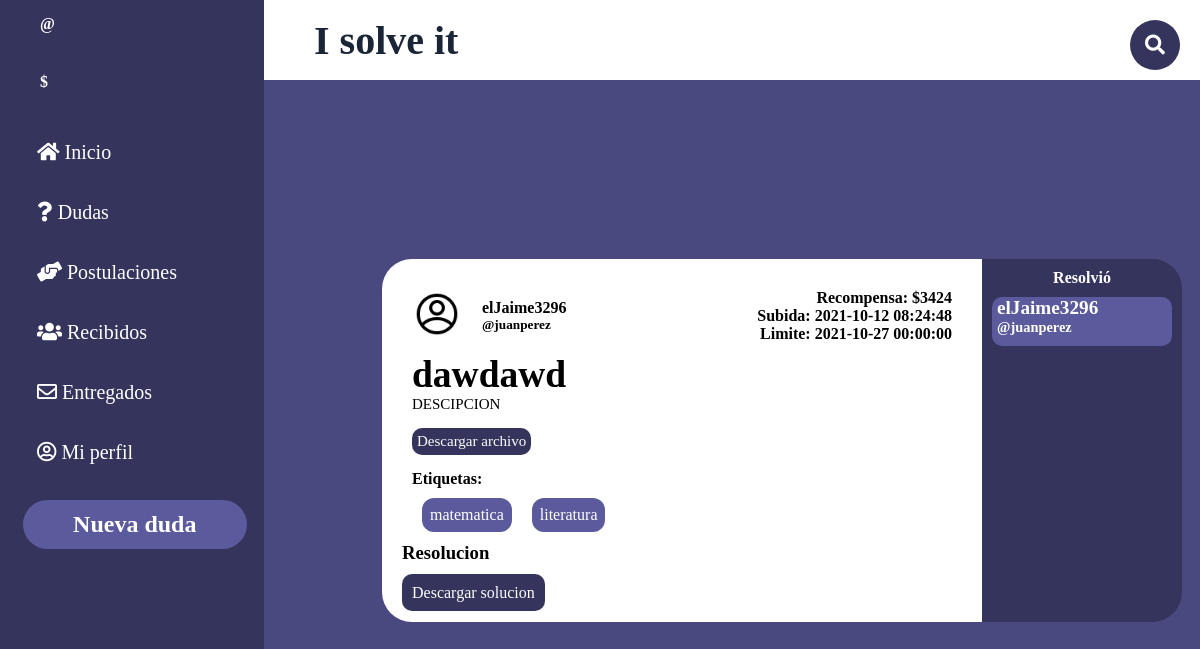
Page /PaginasBalsamiq/dentro-publicacion.php?id=6 on the earlier database version.
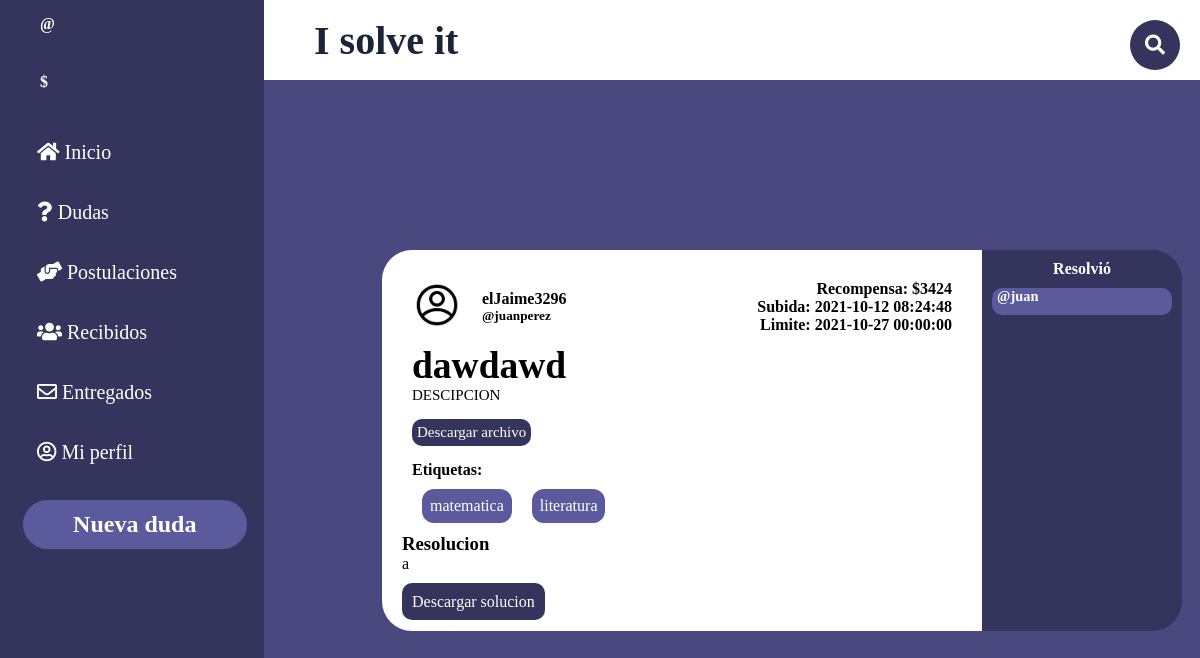
Same page on the later database version.
### tables this page shows
CREATE TABLE `tag` (
  `id` int(11) NOT NULL,
  `tag` varchar(30) NOT NULL
);

CREATE TABLE `usuario` (
  `id_us` int(11) NOT NULL,
  `username` varchar(20) NOT NULL,
  `nombre` varchar(20) NOT NULL DEFAULT 'Nuevo usuario',
  `pass` varchar(200) NOT NULL,
  `mail` varchar(100) NOT NULL,
  `estrellas` int(2) DEFAULT NULL,
  `empleo` tinyint(1) NOT NULL,
  `descripcion` varchar(256) DEFAULT '"Hola. Soy un nuevo usuario de I Solve It. Espero que podamos ayudarnos mutuamente!',
  `tag` varchar(100) NOT NULL DEFAULT 'matematica,historia,literatura',
  `tokens` double NOT NULL,
  `imagen` int(11) NOT NULL DEFAULT 0
);

CREATE TABLE `entregado` (
  `id` int(11) NOT NULL,
  `id_cons` int(11) NOT NULL,
  `id_us` int(11) NOT NULL,
  `descripcion` varchar(255) DEFAULT NULL,
  `archivo` varchar(50) NOT NULL
);

### PaginasBalsamiq/dentro-publicacion.php (the view, shortened to what the changed rows need)
<!DOCTYPE html>
<html lang="es">
    <head>
        <link rel="stylesheet" href="NO_TOCAR.css">
        <link rel="stylesheet" href="style2.css">
        <link rel="stylesheet" href="dentro-publicacion.css">
        <link rel="stylesheet" href="https://use.fontawesome.com/releases/v5.6.3/css/all.css">
        </head>
<body class="grid_container">
    <?php
        include('../ImplementarPHP/config.php');
    ?>
    <header class="header">
    <h1 class="ISolveIt">I solve it</h1>
    </header>
    <aside class="sidebar">
        <a href="nuevaPublicacion.php"><h2 class="h2">Nueva duda</h2></a>
    </aside>
    <div class="main">
        <?php
            $i = 0;
            $conCon = $conn->prepare("SELECT * FROM consulta WHERE id_consulta = '".$_GET['id']."'");
            $conCon ->execute();
            $resCon = $conCon->fetch(PDO::FETCH_ASSOC);
            $conus = $conn->prepare("SELECT * FROM usuario WHERE id_us = '".$resCon['id_us']."'");
            $conus ->execute();
            $resus = $conus->fetch(PDO::FETCH_ASSOC);
            echo'
                <div class="generalCont">
                    <div class="publicacion">
                        <div class="data">
                            <div class="envolvedor">
                                <div class="envolvedor">
                                    <img class="foto" src="recursos/fotoPerfil/0.png" alt="">
                                    <div class="posteo_datosusuario">
                                        <h4>'.$resus['nombre'].'</h4>
                                        <h5>@'.$resus['username'].'</h5>
                                    </div>
                                </div>
                                <div class="posteo_recompensa_fecha">
                                    <h4>Recompensa: $'.$resCon['recompensa'].'</h4>
                                    <h4>Subida: '.$resCon['fecha_subida'].'</h4>
                                    <h4>Limite: '.$resCon['fecha_limite'].'</h4>
                                </div>
                            </div>
                        </div>
                        <div class="cuerpo">
                            <h2>'.$resCon['titulo'].'</h2>
                            <p class="desc">'.$resCon['descripcion'].'
                            <div class="archivo_consulta">
                                <a href="'.$resCon['archivo'].'" download>Descargar archivo</a>
                            </div>
                        </div>
                        <div class="envolvedor">
                            <div class="tags">
                                <h4>Etiquetas: </h4>
                                <ul class="tags_list">
            ';
            $conTagCons = $conn->prepare("SELECT tag_cons FROM tag_cons WHERE id_cons = '".$resCon['id_consulta']."'");
            $conTagCons ->execute();
            while($resultadoTagCons = $conTagCons->fetch(PDO::FETCH_ASSOC)){
                $conTag = $conn->prepare("SELECT tag FROM tag WHERE id = '".$resultadoTagCons['tag_cons']."'");
                $conTag ->execute();
                while($resTag = $conTag->fetch(PDO::FETCH_ASSOC)){
                                echo'<li class="tag">'.$resTag['tag'].'</li>';
                }
            }
            echo'
                                </ul>
                            </div>
            ';
$conEnt = $conn->prepare("SELECT * FROM entregado WHERE id_cons = '".$_GET['id']."'");
$conEnt ->execute();
if($resEnt = $conEnt->fetch(PDO::FETCH_ASSOC)){
    echo'
                        </div>
                            <div class="resolucion">
                                <h3 class="resolucionText">Resolucion</h3>
                                <p class="explicacion">
                                    '.$resEnt['descripcion'].'
                                </p>
                                <div class="archivo">
                                    <a href="'.$resEnt['archivo'].'" download>Descargar solucion</a>
                                </div>
                            </div>
                        </div>
                        <div class="postulantesDiv">
                            <div class="postulantesCuerpo">
                                <h4 class="postulados_dudas">Resolvió</h4>
                                <ul class="postuladosLista">
    ';
    $conEntUs = $conn->prepare("SELECT * FROM usuario WHERE id_us = '".$resEnt['id_us']."'");
    $conEntUs ->execute();
    while($resEntUs = $conEntUs->fetch(PDO::FETCH_ASSOC)){
        echo'
                                    <li class="postulanteLi">
                                        <div class="envolvedor">
                                            <div class="userdata">
                                                <h5 class="nombre_postulado">'.$resEntUs['nombre'].'</h5>
                                                <h6 class="usuario_postulado">@'.$resEntUs['username'].'</h6>
                                            </div>
                                        </div>
                                    </li>
        ';
    }
    echo'
                                </ul>
                            </div>
                        </div>
                    </div>
                </div>
    ';
}else if($resCon['id_us'] != $_SESSION['id_us']){
    $conConcAsig = $conn->prepare("SELECT id FROM asignado WHERE id_consulta = '".$_GET['id']."'");
    $conConcAsig ->execute();
    if($resConcAsig = $conConcAsig->fetch(PDO::FETCH_ASSOC)){
        echo'
            </div>
            <div class="entrega">
                <button class="btnEntrega" onclick="Alternar()">entregar</button>
                <div class="entregarCanvas" style="display:none" id="entregarCanvas">
                    <div class="entregarDiv">
                        <form class="formulario" action="../ImplementarPHP/entregar.php" method="POST" id="formEntregar" enctype="multipart/form-data">
                            <h2 class="entregar_trabajo">Entregar trabajo</h2>
                            <div class="contenedor">
                                <div class="envolvedor">
                                    <div class="input-contenedor">
                                        <label for="descripcion_entrega"></label>
                                        <input type="text" id="descripcion_entrega" name="descripcion" placeholder="Explica un poco la resolucion del problema" required>
                                    </div>
                                    <div class="trash">
                                        <div class="input-contenedor-2">
                                            <label class="archivo-entrega" for="archivo">Subir archivo</label>
                                            <input type="file" id="archivo" name="fileToUpload" id="fileToUpload" required style="display:none">
                                        </div>
                                        <input name="id_cons" type="hidden" value="'.$_GET['id'].'"></input>
                                        <div class="boton_canvas_definitivo">
                                            <input class="boton_canvas" name="entregar" type="submit" value="entregar" id="entregar" form="formEntregar"></input>
                                            <input class="boton_canvas" type="submit" value="cancelar" onclick="Alternar()"></input>
                                        </div>
                                    </div>
                                </div>
                            </div>
                        </form>
                    </div>
                </div>
            </div>
        ';
    }else{
        $conConc = $conn->prepare("SELECT id_concurso FROM concurso WHERE (id_us = '".$_SESSION['id_us']."' AND id_consulta = '".$_GET['id']."')");
        $conConc ->execute();
        if($resConc = $conConc->fetch(PDO::FETCH_ASSOC)){
        echo'
                        <div class="cancelar_postulante">
                            <form action="../ImplementarPHP/postular-cancelar.php" method="POST" id="cancelar'.$i.'">
                                <input type="hidden" name="id_cons" value="'.$_GET['id'].'">
                                <input type="hidden" name="dir" value="Location:../PaginasBalsamiq/dentro-publicacion.php?id='.$_GET['id'].'">
                                <input value="Cancelar postulacion" type="submit" class="postularBtn2" name="cancelar" form="cancelar'.$i.'" style="cursor:pointer">
                            </form>
                        </div>
                    </div>
                </div>
            ';
        }else{
            echo'
                        <div class="cancelar_postulante">
                            <form action="../ImplementarPHP/postular-cancelar.php" method="POST" id="postular'.$i.'">
                                <input type="hidden" name="id_cons" value="'.$_GET['id'].'">
                                <input type="hidden" name="dir" value="Location:../PaginasBalsamiq/dentro-publicacion.php?id='.$_GET['id'].'">
                                <input value="Postularme" type="submit" class="postularBtn2" name="postular" form="postular'.$i.'" style="cursor:pointer">
                            </form>
                        </div>
                    </div>
                </div>
            ';
        }
    }
}
        ?>
</body>
</html>

Differences in the rows shown:
no longer on one of the page's lists (row edited): usuario: nombre "elJaime3296", username "juanperez"
added entregado: descripcion "a"
now on this page (row unchanged): usuario: username "juan"
